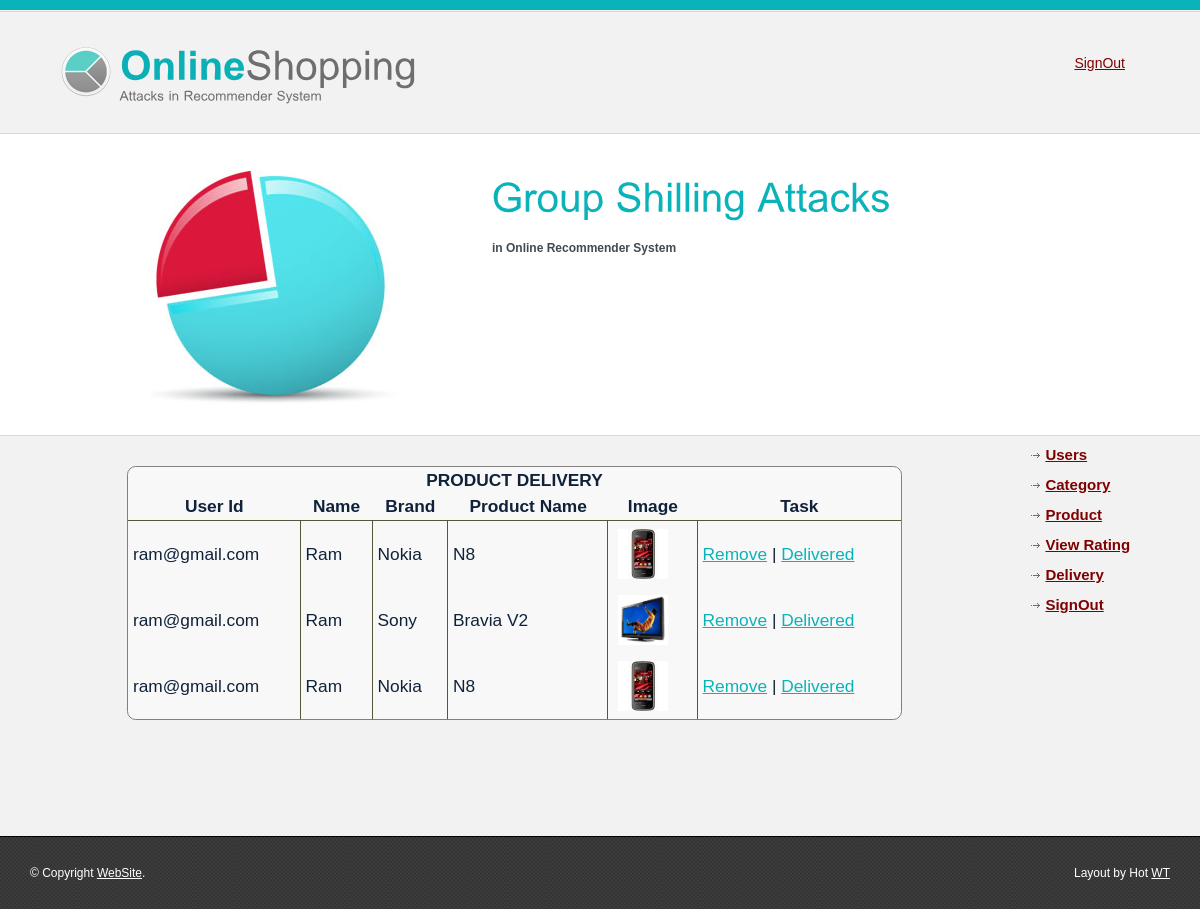
Screenshot of /delivery.php (signed in) with the database file from the repository.
### tables this page shows
CREATE TABLE IF NOT EXISTS `pur` (
  `id` int(11) NOT NULL AUTO_INCREMENT,
  `userid` varchar(200) NOT NULL,
  `dt` bigint(20) NOT NULL,
  `pid` int(11) NOT NULL,
  `delivery` varchar(10) NOT NULL DEFAULT 'no',
  PRIMARY KEY (`id`)
);

CREATE TABLE IF NOT EXISTS `newuser` (
  `uname` varchar(100) NOT NULL,
  `addr` varchar(100) NOT NULL,
  `gender` varchar(10) NOT NULL,
  `dob` date NOT NULL,
  `mobile` varchar(15) NOT NULL,
  `userid` varchar(100) NOT NULL,
  `pwd` varchar(50) NOT NULL,
  `uphoto` varchar(500) NOT NULL,
  `ftype` varchar(200) NOT NULL,
  `rtime` varchar(50) NOT NULL,
  PRIMARY KEY (`userid`)
);

CREATE TABLE IF NOT EXISTS `product` (
  `pid` int(11) NOT NULL AUTO_INCREMENT,
  `cname` varchar(100) NOT NULL,
  `pname` varchar(100) NOT NULL,
  `brand` varchar(100) NOT NULL,
  `price` float NOT NULL,
  `pimage` varchar(300) NOT NULL,
  `ftype` varchar(300) NOT NULL,
  PRIMARY KEY (`pid`),
  UNIQUE KEY `pid` (`pid`),
  UNIQUE KEY `pname` (`pname`)
);

### delivery.php (the view, shortened to what this page needs)
<?php
include './adminheader.php';
$result = mysqli_query($link, "select p.id,p.userid,n.uname,brand,pname,pimage from pur p,newuser n,product r where p.userid=n.userid and p.pid=r.pid and p.delivery='no' order by p.id desc");
    echo "<div class='scrolldiv'><table class='report_tab' style='float:none;margin:20px auto;min-width:80%;'><thead><tr><th colspan='7'>PRODUCT DELIVERY<tr>";
    echo "<tr><th>User Id<th>Name<th>Brand<th>Product Name<th>Image<th>Task<tbody>";
    while($row=  mysqli_fetch_row($result)) {
	echo "<tr>";
                echo "<td>$row[1]<td>$row[2]<td>$row[3]<td>$row[4]<td><img src='$row[5]' width='50px'>";
	echo "<td><a href='delivery.php?rid=$row[0]' onclick=\"javascript:return confirm('Are You Sure to Remove ?')\">Remove</a> | <a href='delivery.php?did=$row[0]' onclick=\"javascript:return confirm('Are You Sure to Deliver ?')\">Delivered</a>";
    }
    echo "</tbody></table></div>";
include './adminfooter.php';
?>

### style.css (style rules this page uses)
body { margin:0; padding:0; width:100%; background:top center; font:normal 13pt/1.2em Arial, Helvetica, sans-serif; }
html { padding:0; margin:0; }
.body img { float:left; margin:5px; padding:0; }
.body a { color:#0ab3b9; text-decoration:underline; }
table.report_tab { border-spacing: 0; border: solid thin gray; margin: 10px; background-color: rgba(250,250,250,0.8); border-radius: 0.5em; color: #10223a; float:right; }
table.report_tab th, table.report_tab td { padding: 3px 5px; }
table.report_tab thead tr { border-bottom: solid thin #55553a; }
table.report_tab thead tr:last-child th { border-bottom: solid thin #55553a; }
table.report_tab tbody tr td, table.report_tab tbody tr th { border-right:solid thin #55553a; }
table.report_tab tbody tr td:last-child { border-right: none; }
div.scrolldiv { height:300px; overflow-y: scroll; }

### rows the page displays
pur: userid "ram@gmail.com", newuser.uname "Ram", pid.brand "Nokia", pid.pname "N8", pid.pimage (picture)
pur: userid "ram@gmail.com", newuser.uname "Ram", pid.brand "Sony", pid.pname "Bravia V2", pid.pimage (picture)
pur: userid "ram@gmail.com", newuser.uname "Ram", pid.brand "Nokia", pid.pname "N8", pid.pimage (picture)
